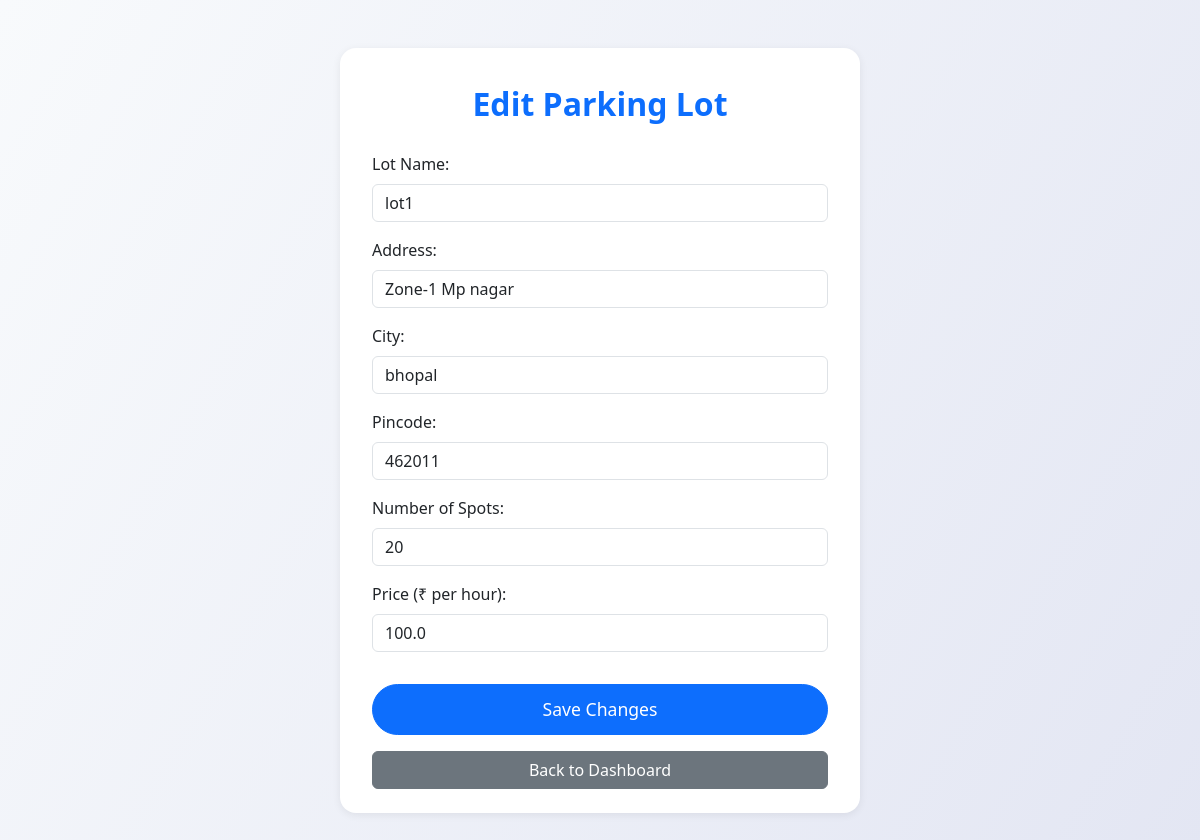
Page /admin/edit_lot/1 (signed in) on the committed database.
### models.py (models this page shows)
class ParkingLot(db.Model):
    id = db.Column(db.Integer, primary_key=True)
    lot_name = db.Column(db.String(100), nullable=False)
    address = db.Column(db.String(200), nullable=True)
    city = db.Column(db.String(100), nullable=True)
    pincode = db.Column(db.String(20), nullable=True)
    capacity = db.Column(db.Integer, nullable=False)
    price = db.Column(db.Float, nullable=False, default=0.0)
    spots = db.relationship('ParkingSpot', backref='lot', lazy=True)

### app.py (the view, shortened to what this page needs)
@app.route('/admin/edit_lot/<int:lot_id>', methods=['GET', 'POST'])
def edit_lot(lot_id):
    if session.get("role") != "admin":
        flash("Unauthorized access.")
        return redirect("/login")
    lot = ParkingLot.query.get_or_404(lot_id)
    return render_template('edit_lot.html', lot=lot)

### templates/edit_lot.html (shortened to what this page needs)
<!DOCTYPE html>
<html>
<head>
    <link href="https://cdn.jsdelivr.net/npm/bootstrap@5.3.0/dist/css/bootstrap.min.css" rel="stylesheet">
</head>
<body>
    <div class="form-card">
        <div class="form-title text-center mb-4">Edit Parking Lot</div>
        <form method="POST">
            <div class="mb-3">
                <label for="lot_name" class="form-label">Lot Name:</label>
                <input type="text" id="lot_name" name="lot_name" class="form-control" value="{{ lot.lot_name }}" required>
            </div>
            <div class="mb-3">
                <label for="address" class="form-label">Address:</label>
                <input type="text" id="address" name="address" class="form-control" value="{{ lot.address }}" required>
            </div>
            <div class="mb-3">
                <label for="city" class="form-label">City:</label>
                <input type="text" id="city" name="city" class="form-control" value="{{ lot.city }}" required>
            </div>
            <div class="mb-3">
                <label for="pincode" class="form-label">Pincode:</label>
                <input type="text" id="pincode" name="pincode" class="form-control" value="{{ lot.pincode }}" required>
            </div>
            <div class="mb-3">
                <label for="capacity" class="form-label">Number of Spots:</label>
                <input type="number" id="capacity" name="capacity" class="form-control" value="{{ lot.capacity }}" required>
            </div>
            <div class="mb-3">
                <label for="price" class="form-label">Price (₹ per hour):</label>
                <input type="number" id="price" name="price" class="form-control" min="0" step="0.01" value="{{ lot.price }}" required>
            </div>
            <button type="submit" class="btn btn-primary w-100 mt-3">Save Changes</button>
        </form>
        <a href="/admin/dashboard" class="btn btn-secondary w-100 mt-3">Back to Dashboard</a>
    </div>
</body>
</html>

### templates/edit_lot.html (style rules this page uses)
body { background: linear-gradient(120deg, #f8fafc 0%, #e3e6f3 100%); }
.form-card { max-width: 520px; margin: 3rem auto; background: #fff; border-radius: 1rem; box-shadow: 0 2px 8px rgba(0,0,0,0.07); padding: 2rem 2rem 1.5rem 2rem; }
.form-title { font-size: 2rem; font-weight: 700; color: #0d6efd; margin-bottom: 1.5rem; }
.btn-primary { font-size: 1.1rem; padding: 0.7rem 2rem; border-radius: 2rem; }

### rows in the picture
ParkingLot: lot_name "lot1", address "Zone-1 Mp nagar", city "bhopal", pincode "462011", capacity "20", price "100.0"
